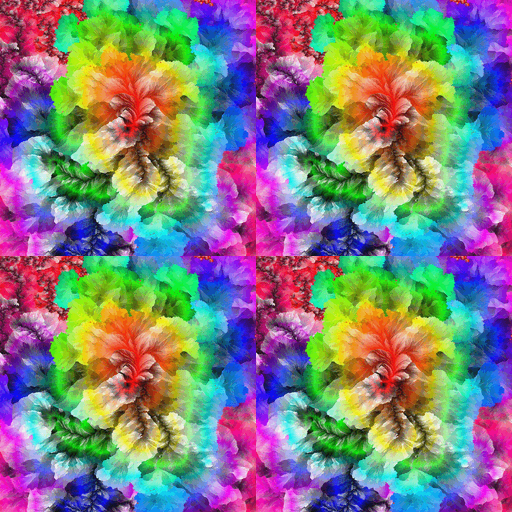

This game map was drawn from its Tiled (.tmx) file and the tilesets committed beside it. A one-line description and the full map source follow:
An orthogonal 32x32 tile map with 16x16 px tiles, 1 tile layer (1024_color_layer).

<map version="1.8" tiledversion="1.8.6" orientation="orthogonal" renderorder="right-down" width="32" height="32" tilewidth="16" tileheight="16" infinite="0" nextlayerid="2" nextobjectid="1">
 <tileset firstgid="1" name="1024colors_small" tilewidth="16" tileheight="16" tilecount="256" columns="16">
  <image source="1024colors.bmp" width="256" height="256" />
 </tileset>
 <layer id="1" name="1024_color_layer" width="32" height="32">
  <data encoding="csv">
1,2,3,4,5,6,7,8,9,10,11,12,13,14,15,16,1,2,3,4,5,6,7,8,9,10,11,12,13,14,15,16,
17,18,19,20,21,22,23,24,25,26,27,28,29,30,31,32,17,18,19,20,21,22,23,24,25,26,27,28,29,30,31,32,
33,34,35,36,37,38,39,40,41,42,43,44,45,46,47,48,33,34,35,36,37,38,39,40,41,42,43,44,45,46,47,48,
49,50,51,52,53,54,55,56,57,58,59,60,61,62,63,64,49,50,51,52,53,54,55,56,57,58,59,60,61,62,63,64,
65,66,67,68,69,70,71,72,73,74,75,76,77,78,79,80,65,66,67,68,69,70,71,72,73,74,75,76,77,78,79,80,
81,82,83,84,85,86,87,88,89,90,91,92,93,94,95,96,81,82,83,84,85,86,87,88,89,90,91,92,93,94,95,96,
97,98,99,100,101,102,103,104,105,106,107,108,109,110,111,112,97,98,99,100,101,102,103,104,105,106,107,108,109,110,111,112,
113,114,115,116,117,118,119,120,121,122,123,124,125,126,127,128,113,114,115,116,117,118,119,120,121,122,123,124,125,126,127,128,
129,130,131,132,133,134,135,136,137,138,139,140,141,142,143,144,129,130,131,132,133,134,135,136,137,138,139,140,141,142,143,144,
145,146,147,148,149,150,151,152,153,154,155,156,157,158,159,160,145,146,147,148,149,150,151,152,153,154,155,156,157,158,159,160,
161,162,163,164,165,166,167,168,169,170,171,172,173,174,175,176,161,162,163,164,165,166,167,168,169,170,171,172,173,174,175,176,
177,178,179,180,181,182,183,184,185,186,187,188,189,190,191,192,177,178,179,180,181,182,183,184,185,186,187,188,189,190,191,192,
193,194,195,196,197,198,199,200,201,202,203,204,205,206,207,208,193,194,195,196,197,198,199,200,201,202,203,204,205,206,207,208,
209,210,211,212,213,214,215,216,217,218,219,220,221,222,223,224,209,210,211,212,213,214,215,216,217,218,219,220,221,222,223,224,
225,226,227,228,229,230,231,232,233,234,235,236,237,238,239,240,225,226,227,228,229,230,231,232,233,234,235,236,237,238,239,240,
241,242,243,244,245,246,247,248,249,250,251,252,253,254,255,256,241,242,243,244,245,246,247,248,249,250,251,252,253,254,255,256,
1,2,3,4,5,6,7,8,9,10,11,12,13,14,15,16,1,2,3,4,5,6,7,8,9,10,11,12,13,14,15,16,
17,18,19,20,21,22,23,24,25,26,27,28,29,30,31,32,17,18,19,20,21,22,23,24,25,26,27,28,29,30,31,32,
33,34,35,36,37,38,39,40,41,42,43,44,45,46,47,48,33,34,35,36,37,38,39,40,41,42,43,44,45,46,47,48,
49,50,51,52,53,54,55,56,57,58,59,60,61,62,63,64,49,50,51,52,53,54,55,56,57,58,59,60,61,62,63,64,
65,66,67,68,69,70,71,72,73,74,75,76,77,78,79,80,65,66,67,68,69,70,71,72,73,74,75,76,77,78,79,80,
81,82,83,84,85,86,87,88,89,90,91,92,93,94,95,96,81,82,83,84,85,86,87,88,89,90,91,92,93,94,95,96,
97,98,99,100,101,102,103,104,105,106,107,108,109,110,111,112,97,98,99,100,101,102,103,104,105,106,107,108,109,110,111,112,
113,114,115,116,117,118,119,120,121,122,123,124,125,126,127,128,113,114,115,116,117,118,119,120,121,122,123,124,125,126,127,128,
129,130,131,132,133,134,135,136,137,138,139,140,141,142,143,144,129,130,131,132,133,134,135,136,137,138,139,140,141,142,143,144,
145,146,147,148,149,150,151,152,153,154,155,156,157,158,159,160,145,146,147,148,149,150,151,152,153,154,155,156,157,158,159,160,
161,162,163,164,165,166,167,168,169,170,171,172,173,174,175,176,161,162,163,164,165,166,167,168,169,170,171,172,173,174,175,176,
177,178,179,180,181,182,183,184,185,186,187,188,189,190,191,192,177,178,179,180,181,182,183,184,185,186,187,188,189,190,191,192,
193,194,195,196,197,198,199,200,201,202,203,204,205,206,207,208,193,194,195,196,197,198,199,200,201,202,203,204,205,206,207,208,
209,210,211,212,213,214,215,216,217,218,219,220,221,222,223,224,209,210,211,212,213,214,215,216,217,218,219,220,221,222,223,224,
225,226,227,228,229,230,231,232,233,234,235,236,237,238,239,240,225,226,227,228,229,230,231,232,233,234,235,236,237,238,239,240,
241,242,243,244,245,246,247,248,249,250,251,252,253,254,255,256,241,242,243,244,245,246,247,248,249,250,251,252,253,254,255,256
</data>
 </layer>
</map>
